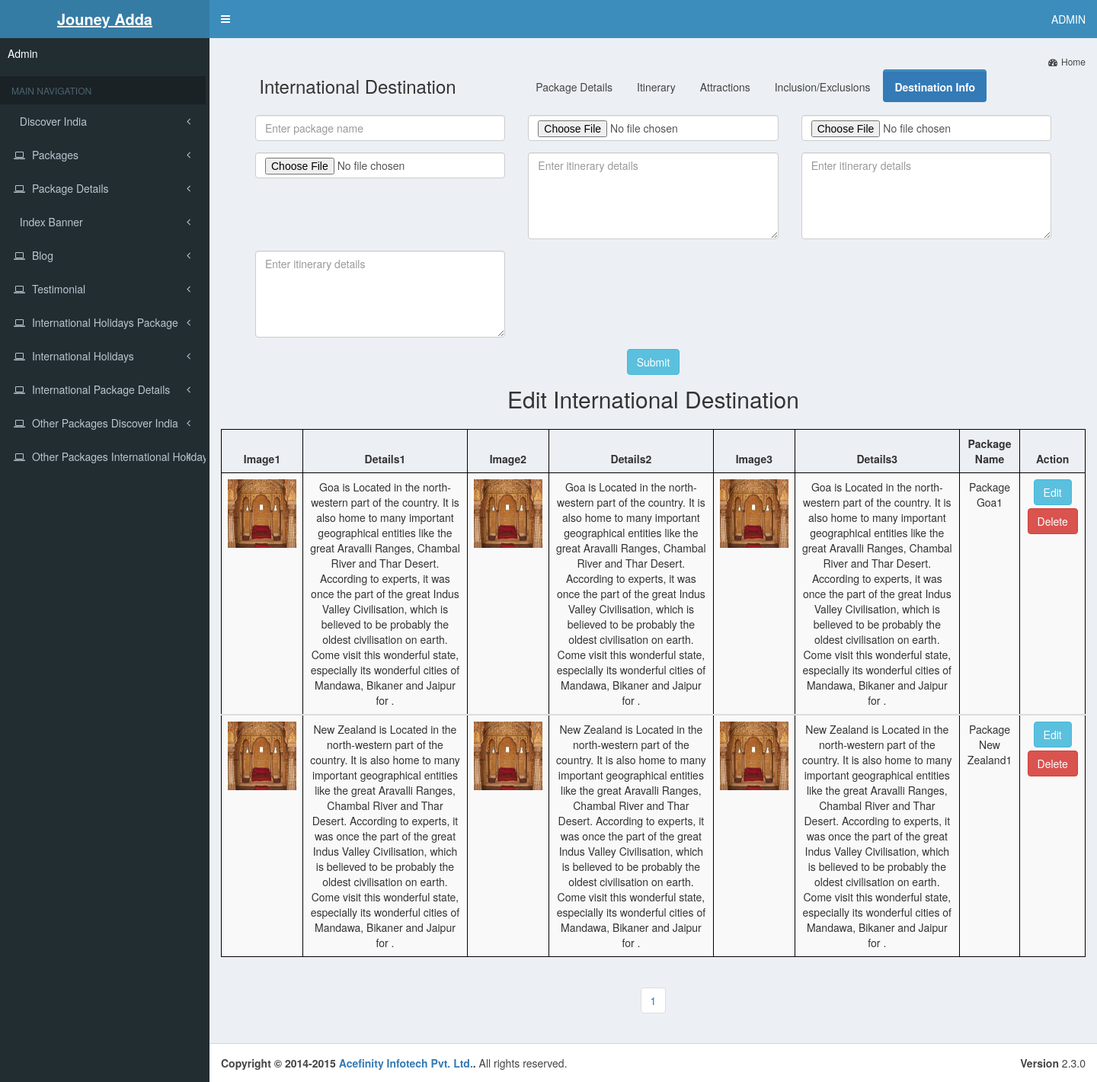
The page /admin-journey/international_destination.php on the database its author committed.
### tables this page shows
CREATE TABLE `international_destination` (
  `id` int(225) NOT NULL,
  `image1` varchar(2000) NOT NULL,
  `image2` varchar(2000) NOT NULL,
  `image3` varchar(2000) NOT NULL,
  `detail1` varchar(5000) NOT NULL,
  `detail2` varchar(5000) NOT NULL,
  `detail3` varchar(5000) NOT NULL,
  `package_name` varchar(5000) NOT NULL
);

### admin-journey/international_destination.php (the view, shortened to what this page needs)
<?php
include("connect.php");
include("includes/header.php");
include("includes/left_sidebar.php");
$limit=8;
if (isset($_GET["page"])) { $page  = $_GET["page"]; } else { $page=1; };
$start_from = ($page-1) * $limit;
$query="select * from international_destination ORDER BY id ASC LIMIT $start_from, $limit";
$data=mysqli_query($conn,$query);
?>
 <link rel="stylesheet" href="https://maxcdn.bootstrapcdn.com/bootstrap/3.3.7/css/bootstrap.min.css">
      <div class="content-wrapper">
        <section class="content-header">
          <ol class="breadcrumb">
          <li><a href="dashboard.php"><i class="fa fa-dashboard"></i>Home</a></li>
          </ol>
        </section>
        <section class="content">
          <div class="row">
            <div class="col-lg-12">
            <div class="col-md-12 member">
              <div class="form-group pb20 col-md-4"><h3 style="margin-left:6%;">International Destination</h3></div><div class="container col-md-8" style="margin-top:1%;">
  <ul class="nav nav-pills">
    <li id="package"><a href="international_package_details.php">Package Details</a></li>
    <li ><a href="international_itinerary.php">Itinerary</a></li>
    <li><a href="international_attractions.php">Attractions</a></li>
    <li ><a href="international_inclusion.php">Inclusion/Exclusions</a></li>
    <li class="active"><a href="international_destination.php">Destination Info</a></li>
  </ul>
</div>
<div class="col-md-12">
               <form name="image" action="international_destination.php" method="post" enctype="multipart/form-data">
                 <div class="form-group col-md-4">
              <input type="text" class="form-control" name="package" placeholder="Enter package name" required>
                 </div>
              <div class="form-group col-md-4">
              <input type="file" class="form-control" name="fileupload" placeholder="package name" required>
                 </div>
                 <div class="form-group col-md-4">
              <input type="file" class="form-control" name="fileupload1" placeholder="package name" required>
                 </div>
               <div class="form-group col-md-4">
              <input type="file" class="form-control" name="fileupload2" placeholder="package name" required>
                 </div>
                 <div class="form-group col-md-4">
              <textarea class="form-control" name="about1" placeholder="Enter itinerary details" rows="5" required></textarea>
                 </div>
                 <div class="form-group col-md-4">
              <textarea class="form-control" name="about2" placeholder="Enter itinerary details" rows="5" required></textarea>
                 </div>
                 <div class="form-group col-md-4">
              <textarea class="form-control" name="about3" placeholder="Enter itinerary details" rows="5" required></textarea>
                 </div>
                 <div class="form-group col-md-12" style="text-align:center;"><input type="submit" class="btn btn-info" value="Submit" name="submit" ></div>
                </form>
                </div>
       </div>
       <h2 style="text-align:center;margin-top:3%;margin-bottom:2%;">Edit International Destination</h2>
	   <div class="table-responsive">
       <table class="table table-striped table-bordered text-center " style="width:1600px;">
         <thead>
            <tr>
             <th>Image1</th>
			 <th>Details1</th>
              <th>Image2</th>
			  <th>Details2</th>
               <th>Image3</th>
			   <th>Details3</th>
               <th>Package Name</th>
               <th>Action</th>
             </tr>
<?php
while($row=mysqli_fetch_assoc($data))
{
$id=$row["id"];
$image1=$row["image1"];
$image2=$row["image2"];
$image3=$row["image3"];
$package_name=$row["package_name"];
$detail1=$row["detail1"];
$detail2=$row["detail2"];
$detail3=$row["detail3"];
?>
         <tbody>
            <tr>
              <td><img src="<?php echo $image1;?>" height="90" width="90"></td>
              <td><?php echo $detail1;?></td>
               <td ><img src="<?php echo $image2;?>" height="90" width="90"></td>
              <td ><?php echo $detail2;?></td>
			  <td><img src="<?php echo $image3;?>" height="90" width="90"></td>
              <td><?php echo $detail3;?></td>
               <td ><?php echo $package_name;?></td>
              <td>
              <a href="edit_idestination.php?e_id=<?php echo $id;?>"><button class="btn btn-info" style="margin-bottom:4px;">Edit</button></a>
<a href="delete_idestination.php?d_id=<?php echo $id?>"><button  class="btn btn-danger">Delete</button></a>
</td>
           </tr>
         </tbody>
<?php }?>
       </table>
	   </div>
       <div class="text-center">
       <?php
$sql = "SELECT COUNT(id) FROM international_destination";
$data = mysqli_query($conn, $sql);
$row = mysqli_fetch_row($data);
$total_records = $row[0];
$total_pages = ceil($total_records / $limit);
$pagLink = "<nav><ul class='pagination'>";
for ($i=1; $i<=$total_pages; $i++) {
             $pagLink .= "<li><a href='international_destination.php?page=".$i."'>".$i."</a></li>";
};
echo $pagLink . "</ul></nav>";
?>
      </div>
      </div>
          </div>
        </section>
      </div>
 <?php include("includes/footer.php"); ?>

### admin-journey/international_destination.php (style rules this page uses)
.table-bordered { border: 1px solid #000; }
.table-bordered>thead>tr>th, .table-bordered>tbody>tr>td { border:1px solid #000; }

### rows shown on the page
international_destination: image1 (picture), detail1 "Goa is Located in the north-western part of the country. It is also home to many important geographical entities like the great Aravalli Ranges, Chambal River and Thar Desert. According to experts, it was once the part of the great Indus Valley Civilisation, which is believed to be probably the oldest civilisation on earth. Come visit this wonderful state, especially its wonderful cities of Mandawa, Bikaner and Jaipur for .", image2 (picture), detail2 "Goa is Located in the north-western part of the country. It is also home to many important geographical entities like the great Aravalli Ranges, Chambal River and Thar Desert. According to experts, it was once the part of the great Indus Valley Civilisation, which is believed to be probably the oldest civilisation on earth. Come visit this wonderful state, especially its wonderful cities of Mandawa, Bikaner and Jaipur for .", image3 (picture), detail3 "Goa is Located in the north-western part of the country. It is also home to many important geographical entities like the great Aravalli Ranges, Chambal River and Thar Desert. According to experts, it was once the part of the great Indus Valley Civilisation, which is believed to be probably the oldest civilisation on earth. Come visit this wonderful state, especially its wonderful cities of Mandawa, Bikaner and Jaipur for .", package_name "Package Goa1"
international_destination: image1 (picture), detail1 "New Zealand is Located in the north-western part of the country. It is also home to many important geographical entities like the great Aravalli Ranges, Chambal River and Thar Desert. According to experts, it was once the part of the great Indus Valley Civilisation, which is believed to be probably the oldest civilisation on earth. Come visit this wonderful state, especially its wonderful cities of Mandawa, Bikaner and Jaipur for .", image2 (picture), detail2 "New Zealand is Located in the north-western part of the country. It is also home to many important geographical entities like the great Aravalli Ranges, Chambal River and Thar Desert. According to experts, it was once the part of the great Indus Valley Civilisation, which is believed to be probably the oldest civilisation on earth. Come visit this wonderful state, especially its wonderful cities of Mandawa, Bikaner and Jaipur for .", image3 (picture), detail3 "New Zealand is Located in the north-western part of the country. It is also home to many important geographical entities like the great Aravalli Ranges, Chambal River and Thar Desert. According to experts, it was once the part of the great Indus Valley Civilisation, which is believed to be probably the oldest civilisation on earth. Come visit this wonderful state, especially its wonderful cities of Mandawa, Bikaner and Jaipur for .", package_name "Package New Zealand1"
